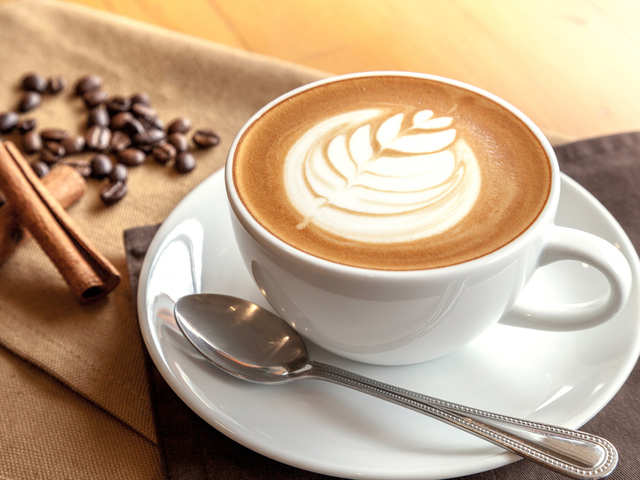
%> input picture CA_2/Code/coffee.jpg, 640 x 480 px
$ octave Q4.m   (GNU Octave 9; MATLAB toolbox functions it lacks are replaced by stand-ins)
%> lines starting %> are read from the running program, lines starting %| are printed output that depends on the picture
clc;clear;close all
pic = imread('coffee.jpg');
%> pic is the input picture: size 480x640x3 uint8; mean R, G, B 186.8, 161.5, 134.5
img_gs = rgb2gray(pic);
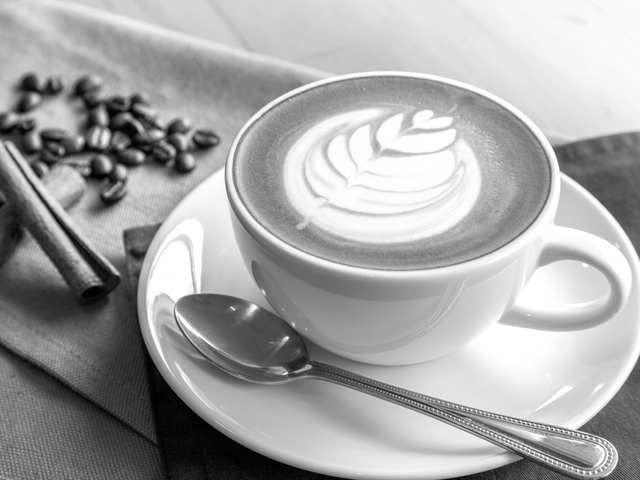
%> img_gs: size 480x640 uint8; min 0, max 255, mean 166
identity = [0 0 0;0 1 0;0 0 0];
edge_detection_mat = [-1 -1 -1; -1 8 -1; -1 -1 -1];
sharpen_mat = [0 -1 0; -1 5 -1; 0 -1 0];
guassian_blur_mat = 1/256*[1 4 6 4 1; 4 16 24 16 4; 6 24 36 24 6;4 16 24 16 4; 1 4 6 4 1];

%% Edge Detection Filter
im = imfilter(pic, edge_detection_mat);
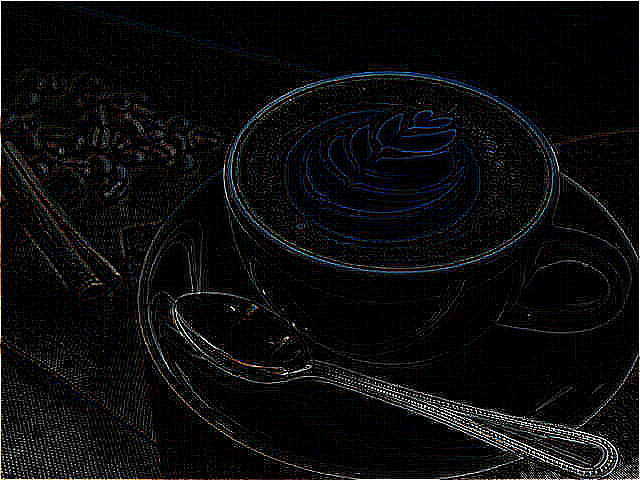
%> im: size 480x640x3 uint8; mean R, G, B 12.3, 12.4, 13.2
im_2 = conv2(img_gs, edge_detection_mat);
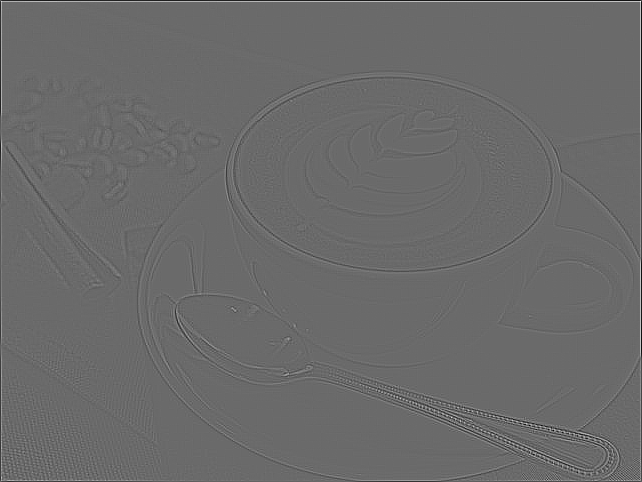
%> im_2: size 482x642 double; min -902, max 1255, mean 0; drawn with min black and max white
figure;
subplot(1,2,1);imshow(im);title('Edge Detection Filter RGB');
subplot(1,2,2);imshow(im_2);title('Edge Detection Filter GrayScale');
%> after `imshow(im_2)`:
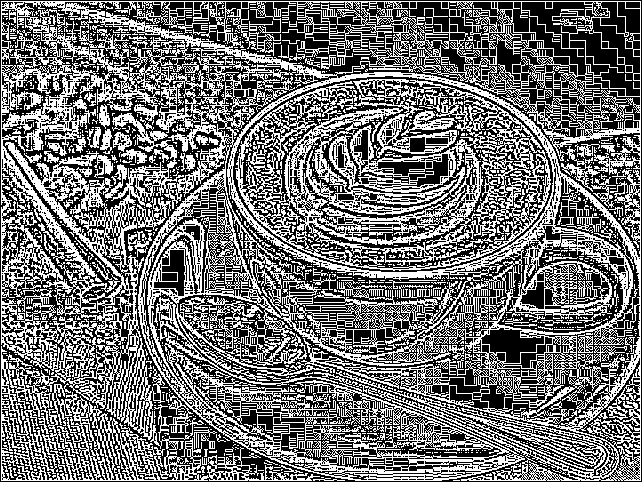
%> displayed picture: size 482x642, on the screen's scale of 0 to 255; 44.7% white in thin lines or dots

%% Sharpen Filter
im = imfilter(pic, sharpen_mat);
im_2 = conv2(img_gs, sharpen_mat);
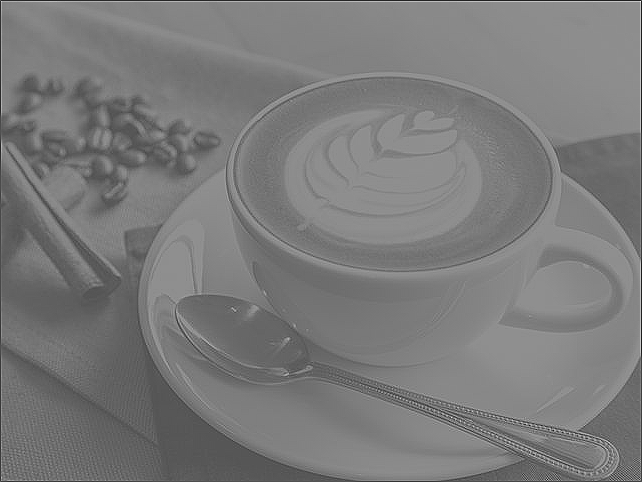
%> im_2: size 482x642 double; min -381, max 753, mean 164.8; drawn with min black and max white
figure;
subplot(1,2,1);imshow(im);title('Sharpen Filter RGB');
subplot(1,2,2);imshow(im_2);title('Sharpen Filter GrayScale');

%% Gussian Blur Filter
im = imfilter(pic, guassian_blur_mat);
im_2 = conv2(img_gs, guassian_blur_mat);
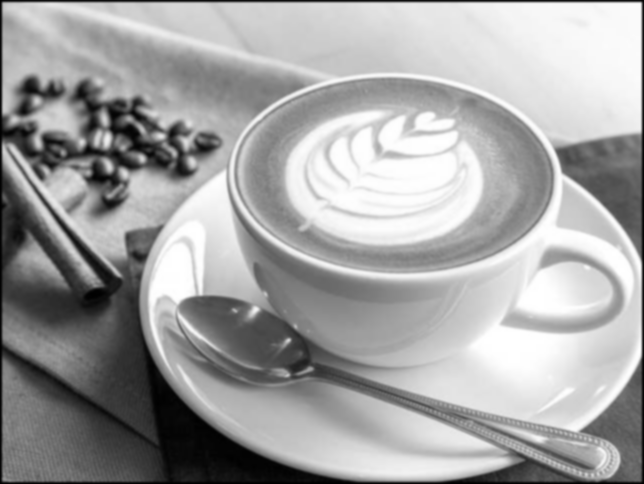
%> im_2: size 484x644 double; min 0.148, max 255, mean 163.6
subplot(1,2,1);imshow(im);title('Gussian Blur Filter RGB');
subplot(1,2,2);imshow(im_2);title('Gussian Blur GrayScale');
%> after `imshow(im_2)`:
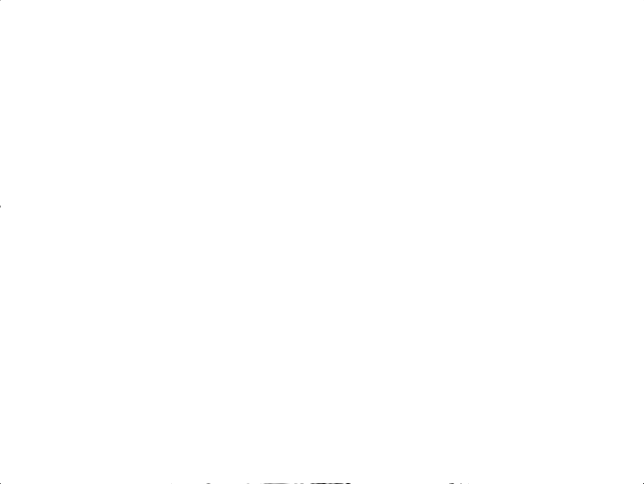
%> displayed picture: size 484x644, on the screen's scale of 0 to 255; min 38, max 255, mean 255

%% Boxblur Filter
im = imfilter(pic, identity);
figure;imshow(im);title('Identity')
